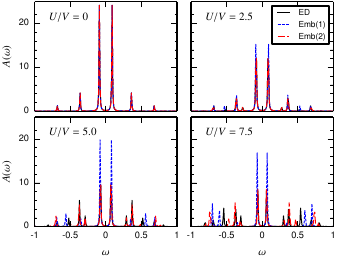

Write the Python code that produced this figure.
from os import path
import h5py
import numpy as np
import matplotlib
import matplotlib.patches as mpatches
import pylab as plt
from matplotlib.ticker import AutoMinorLocator
from matplotlib.ticker import AutoMinorLocator
from matplotlib.ticker import FormatStrFormatter


majorFormatter = FormatStrFormatter('%g')

plt.rc('text.latex', preamble = '\usepackage{amsmath},' '\usepackage{yfonts},' '\usepackage[T1]{fontenc},' '\usepackage[latin1]{inputenc},' '\usepackage{txfonts},' '\usepackage{times},' '\usepackage{blindtext},' '\usepackage{braket}' )
       

       
plt.rc('font',**{'family':'sans-serif','sans-serif':['Helvetica'],'size':8})
plt.rc('lines', linewidth=0.7)
plt.rc('xtick', labelsize='small')
plt.rc('ytick', labelsize='small')
plt.rc('legend', fontsize='medium')
plt.rc('text', usetex=True)

nsites=8
delta=0.005
nimps=[1,2]
Us = [0.0, 2.5, 5.0, 7.5]

omega_grid = np.arange(-1.,1.,0.01)


edy=[]
emb1y=[]
emb2y=[]
#emb4y=[]
for ind, U in enumerate(Us):
    eddir = './siam_ED/siam_dos_ed_U'+str(U)+'_nsites'+str(nsites)+'_delta'+str(delta)+'/siam_dos_ed_nsites'+str(nsites)+'_U'+str(U)+'_eta'+str(delta)
    data_ed = np.loadtxt(eddir)
    edy.append(data_ed[:,1])
    emb1dir = './siam_emb/siam_emb_dos_nsites'+str(nsites)+'_U'+str(U/10)+'_nimp'+str(1)+'_eta'+str(delta)
    data_emb1 = np.loadtxt(emb1dir)
    emb1y.append(data_emb1[:,1])
    emb2dir = './siam_emb/siam_emb_dos_nsites'+str(nsites)+'_U'+str(U/10)+'_nimp'+str(2)+'_eta'+str(delta)
    data_emb2 = np.loadtxt(emb2dir)
    emb2y.append(data_emb2[:,1])
    #emb4dir = './siam_emb/siam_emb_dos_nsites'+str(nsites)+'_U'+str(U/10)+'_nimp'+str(4)+'_eta'+str(delta)
    #data_emb4 = np.loadtxt(emb4dir)
    #emb4y.append(data_emb4[:,1])


fig_size = (3.375,3.375/1.3)
f1, ((ax1, ax2), (ax3, ax4)) = plt.subplots(2, 2, figsize=fig_size, dpi=200, sharex='col', sharey='row')

#dashes = [5,2,10,5]
dashes=[2, 1]
dashes1 = [5,2] 
#ax1 = plt.subplot(221)
line1, = ax1.plot(omega_grid, edy[0],'k', markersize=1.5,markevery=1)
line2, = ax1.plot(omega_grid, emb1y[0], 'b--')
line3, = ax1.plot(omega_grid, emb2y[0], 'r--')
line2.set_dashes(dashes)
line3.set_dashes(dashes1)
#line4, = ax1.plot(omega_grid, emb4y[0], 'r--')
#ax1.legend(('ED','Emb(2)','Emb(1)'),'upper right',ncol=1,prop={'size':6})
ax1.set_ylim(0,25)
#textstr = '$\eta='+str(delta)+'$'
#plt.text(0.1, 0.7, textstr ,verticalalignment='top', horizontalalignment='left',transform=ax1.transAxes, color='black', fontsize=20)
textstr = '$U/V=0$'
plt.text(0.1, 0.9, textstr ,verticalalignment='top', horizontalalignment='left',transform=ax1.transAxes, color='black')
#ax1.set_xlabel(r'$\omega$')
ax1.set_ylabel(r'$A(\omega)$')
ax1.yaxis.set_ticks(np.arange(0,25,10))
minorLocator = AutoMinorLocator()
ax1.yaxis.set_minor_locator(minorLocator)
ax1.tick_params(which='both', width=0.5)
ax1.tick_params(which='major', length=4)
ax1.tick_params(which='minor', length=1.5)
ax1.yaxis.set_major_formatter(majorFormatter)




#ax2 = plt.subplot(222, sharex=ax1, sharey=ax1)
line1, = ax2.plot(omega_grid, edy[1],'k', markersize=1.5,markevery=1)
line2, = ax2.plot(omega_grid, emb1y[1], 'b--')
line3, = ax2.plot(omega_grid, emb2y[1], 'r--')
line2.set_dashes(dashes)
line3.set_dashes(dashes1)
ax2.legend(('ED','Emb(1)','Emb(2)'),'upper right',frameon=True,ncol=1,prop={'size':6})
#line4, = ax2.plot(omega_grid, emb4y[1], 'r--')
textstr = '$U/V=2.5$'
plt.text(0.1, 0.9, textstr ,verticalalignment='top', horizontalalignment='left',transform=ax2.transAxes, color='black')
#ax2.tick_params(axis='x',length=0, width=0)



#ax3 = plt.subplot(223, sharex=ax1, sharey=ax1)
line1, = ax3.plot(omega_grid, edy[2],'k', markersize=1.5,markevery=1)
line2, = ax3.plot(omega_grid, emb1y[2], 'b--')
line3, = ax3.plot(omega_grid, emb2y[2], 'r--')
line2.set_dashes(dashes)
line3.set_dashes(dashes1)
#line4, = ax3.plot(omega_grid, emb4y[2], 'r--')
ax3.set_xlabel(r'$\omega$')
ax3.set_ylabel(r'$A(\omega)$')
ax3.set_ylim(0,25)
textstr = '$U/V=5.0$'
plt.text(0.1, 0.9, textstr ,verticalalignment='top', horizontalalignment='left',transform=ax3.transAxes, color='black')
ax3.yaxis.set_ticks(np.arange(0,25,10))
ax3.xaxis.set_ticks([-1,-0.5,0,0.5,1])
minorLocator = AutoMinorLocator()
ax3.yaxis.set_minor_locator(minorLocator)
ax3.tick_params(which='both', width=0.5)
ax3.tick_params(which='major', length=4)
ax3.tick_params(which='minor', length=1.5)
ax3.xaxis.set_major_formatter(majorFormatter)
ax3.yaxis.set_major_formatter(majorFormatter)


#ax4 = plt.subplot(224, sharex=ax1, sharey=ax1)
line1, = ax4.plot(omega_grid, edy[3],'k', markersize=1.5,markevery=1)
line2, = ax4.plot(omega_grid, emb1y[3], 'b--')
line3, = ax4.plot(omega_grid, emb2y[3], 'r--')
line2.set_dashes(dashes)
line3.set_dashes(dashes1)
#line4, = ax4.plot(omega_grid, emb4y[3], 'r--')
textstr = '$U/V=7.5$'
plt.text(0.1, 0.9, textstr ,verticalalignment='top', horizontalalignment='left',transform=ax4.transAxes, color='black')
ax4.set_xlabel(r'$\omega$')
ax4.xaxis.set_major_formatter(majorFormatter)



f1.subplots_adjust(hspace=0)
#f.subplots_adjust(wspace=0.05)
f1.tight_layout(pad=0.15)
f1.subplots_adjust(wspace=0.1)


f1.savefig('fig_3.pdf')
plt.show()

